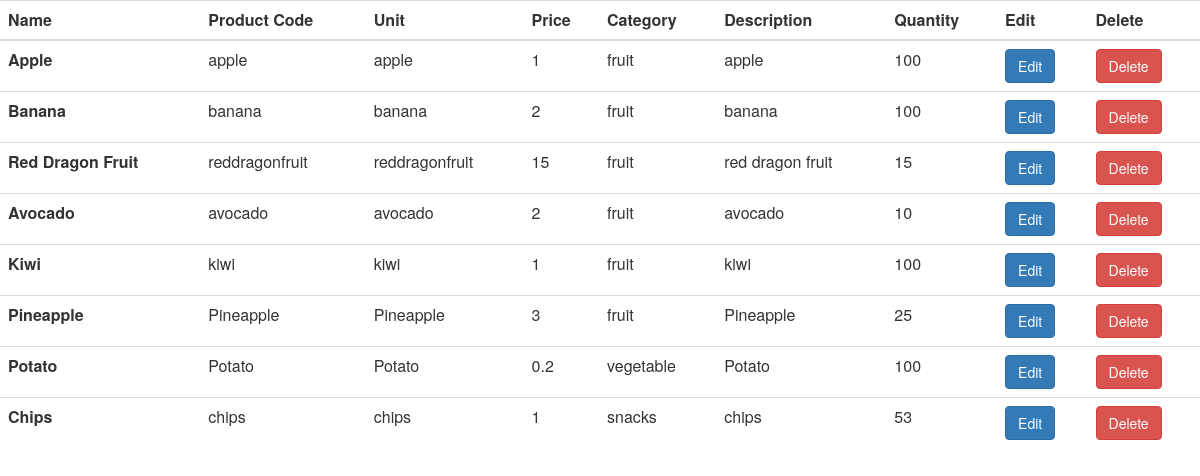
Page /admin.php (signed in) on the committed database.
### tables this page shows
CREATE TABLE `products` (
  `name` text NOT NULL,
  `productCode` text NOT NULL,
  `unit` text NOT NULL,
  `price` float NOT NULL,
  `category` text NOT NULL,
  `description` text NOT NULL,
  `Image` text NOT NULL,
  `qtyInStock` int(11) NOT NULL
);

### admin.php (the view, shortened to what this page needs)
<link rel="stylesheet" href="https://maxcdn.bootstrapcdn.com/bootstrap/3.4.1/css/bootstrap.min.css">
<?php
require('db.php');
?>
<table class="table">
  <thead class="thead-dark">
    <tr>
  <tr>
    <th>Name</th>
    <th>Product Code</th>
    <th>Unit</th>
    <th>Price</th>
    <th>Category</th>
    <th>Description</th>
    <th>Quantity</th>
    <th>Edit</th>
    <th>Delete</th>
  </tr>
  </thead>
  <tbody>
<?php
$sql = "SELECT * FROM `products`";
$results = $conn->query($sql);
foreach ($results as $result) {
    echo '<tr>';
    echo '<th scope="row">'.$result['name'].'</th>';
    echo '<td>'.$result['productCode'].'</td>';
    echo '<td>'.$result['unit'].'</td>';
    echo '<td>'.$result['price'].'</td>';
    echo '<td>'.$result['category'].'</td>';
    echo '<td>'.$result['description'].'</td>';
    echo '<td>'.$result['qtyInStock'].'</td>';
    echo '<td><a href="./edit.php?pc='.$result['productCode'].'"><button class="btn btn-primary">Edit</button></a></td>';
    echo '<td><a href="./delete.php?pc='.$result['productCode'].'"><button class="btn btn-danger">Delete</button></a></td>';
  echo '</tr>';
}
?>
  </tbody>
</table>

### rows in the picture
products: name "Apple", productCode "apple", unit "apple", price "1", category "fruit", description "apple", qtyInStock "100"
products: name "Banana", productCode "banana", unit "banana", price "2", category "fruit", description "banana", qtyInStock "100"
products: name "Red Dragon Fruit", productCode "reddragonfruit", unit "reddragonfruit", price "15", category "fruit", description "red dragon fruit", qtyInStock "15"
products: name "Avocado", productCode "avocado", unit "avocado", price "2", category "fruit", description "avocado", qtyInStock "10"
products: name "Kiwi", productCode "kiwi", unit "kiwi", price "1", category "fruit", description "kiwi", qtyInStock "100"
products: name "Pineapple", productCode "Pineapple", unit "Pineapple", price "3", category "fruit", description "Pineapple", qtyInStock "25"
products: name "Potato", productCode "Potato", unit "Potato", price "0.2", category "vegetable", description "Potato", qtyInStock "100"
products: name "Chips", productCode "chips", unit "chips", price "1", category "snacks", description "chips", qtyInStock "53"
